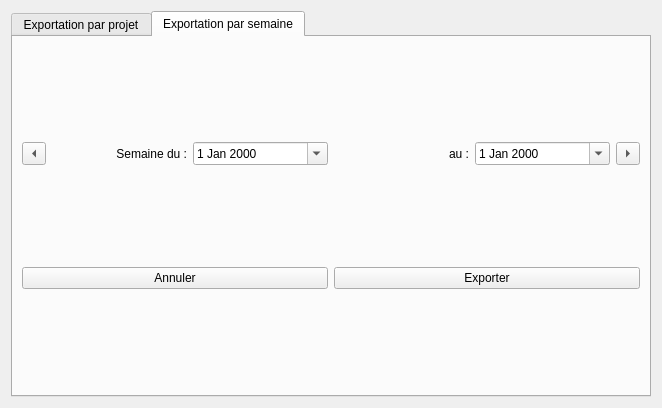
<?xml version="1.0" encoding="UTF-8"?>
<ui version="4.0">
 <class>EvtExport</class>
 <widget class="QDialog" name="EvtExport">
  <property name="geometry">
   <rect>
    <x>0</x>
    <y>0</y>
    <width>662</width>
    <height>408</height>
   </rect>
  </property>
  <property name="windowTitle">
   <string>Dialog</string>
  </property>
  <layout class="QHBoxLayout" name="horizontalLayout">
   <item>
    <widget class="QTabWidget" name="tabWidget">
     <property name="currentIndex">
      <number>1</number>
     </property>
     <widget class="QWidget" name="tab">
      <attribute name="title">
       <string>Exportation par projet</string>
      </attribute>
      <layout class="QVBoxLayout" name="verticalLayout_2">
       <item>
        <widget class="QListWidget" name="listWidgetProjets"/>
       </item>
       <item>
        <layout class="QHBoxLayout" name="horizontalLayout_3">
         <item>
          <widget class="QPushButton" name="buttonAnnulerProjet">
           <property name="text">
            <string>Annuler</string>
           </property>
          </widget>
         </item>
         <item>
          <widget class="QPushButton" name="buttonExportProjet">
           <property name="enabled">
            <bool>false</bool>
           </property>
           <property name="text">
            <string>Exporter</string>
           </property>
          </widget>
         </item>
        </layout>
       </item>
      </layout>
     </widget>
     <widget class="QWidget" name="tab_2">
      <attribute name="title">
       <string>Exportation par semaine</string>
      </attribute>
      <layout class="QVBoxLayout" name="verticalLayout">
       <item>
        <layout class="QHBoxLayout" name="horizontalLayout_4">
         <item>
          <widget class="QToolButton" name="flecheGauche">
           <property name="text">
            <string>...</string>
           </property>
           <property name="arrowType">
            <enum>Qt::LeftArrow</enum>
           </property>
          </widget>
         </item>
         <item>
          <widget class="QLabel" name="label">
           <property name="text">
            <string>Semaine du :</string>
           </property>
           <property name="alignment">
            <set>Qt::AlignRight|Qt::AlignTrailing|Qt::AlignVCenter</set>
           </property>
          </widget>
         </item>
         <item>
          <widget class="QDateEdit" name="dateLundi">
           <property name="calendarPopup">
            <bool>true</bool>
           </property>
          </widget>
         </item>
         <item>
          <widget class="QLabel" name="label_2">
           <property name="text">
            <string>au :</string>
           </property>
           <property name="alignment">
            <set>Qt::AlignRight|Qt::AlignTrailing|Qt::AlignVCenter</set>
           </property>
          </widget>
         </item>
         <item>
          <widget class="QDateEdit" name="dateDimanche">
           <property name="calendarPopup">
            <bool>true</bool>
           </property>
          </widget>
         </item>
         <item>
          <widget class="QToolButton" name="flecheDroite">
           <property name="text">
            <string>...</string>
           </property>
           <property name="arrowType">
            <enum>Qt::RightArrow</enum>
           </property>
          </widget>
         </item>
        </layout>
       </item>
       <item>
        <layout class="QHBoxLayout" name="horizontalLayout_2">
         <item>
          <widget class="QPushButton" name="buttonAnnulerSemaine">
           <property name="text">
            <string>Annuler</string>
           </property>
          </widget>
         </item>
         <item>
          <widget class="QPushButton" name="buttonExportSemaine">
           <property name="text">
            <string>Exporter</string>
           </property>
          </widget>
         </item>
        </layout>
       </item>
      </layout>
     </widget>
    </widget>
   </item>
  </layout>
 </widget>
 <resources/>
 <connections>
  <connection>
   <sender>buttonAnnulerProjet</sender>
   <signal>clicked()</signal>
   <receiver>EvtExport</receiver>
   <slot>close()</slot>
   <hints>
    <hint type="sourcelabel">
     <x>216</x>
     <y>359</y>
    </hint>
    <hint type="destinationlabel">
     <x>410</x>
     <y>203</y>
    </hint>
   </hints>
  </connection>
  <connection>
   <sender>buttonAnnulerSemaine</sender>
   <signal>clicked()</signal>
   <receiver>EvtExport</receiver>
   <slot>close()</slot>
   <hints>
    <hint type="sourcelabel">
     <x>216</x>
     <y>298</y>
    </hint>
    <hint type="destinationlabel">
     <x>410</x>
     <y>203</y>
    </hint>
   </hints>
  </connection>
 </connections>
</ui>
